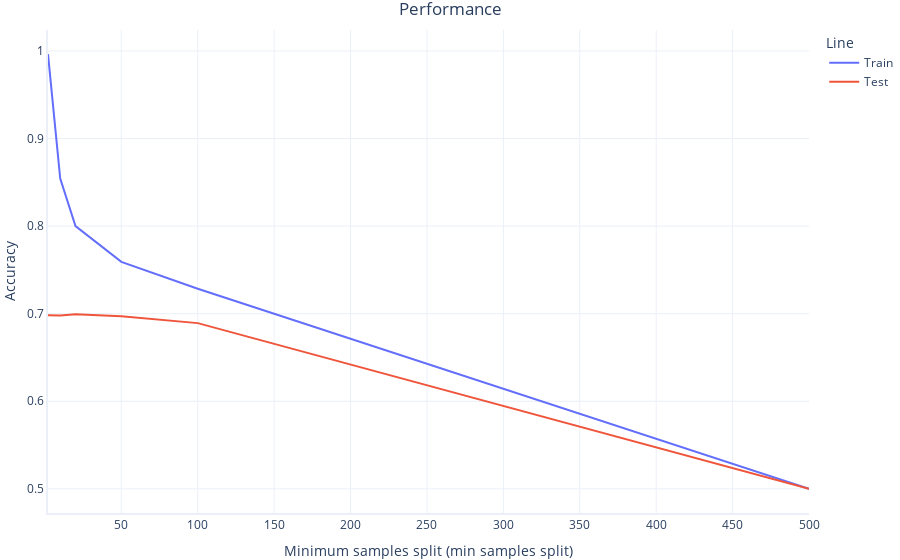

The cell this chart's notebook holds for it:
### Code cell
# Shrink the training set temporarily to explore this
# setting with a more normal sample size
full_trainset = train
train = full_trainset[:1000] # limit to 1000 samples

min_samples_split = [2, 10, 20, 50, 100, 500]

# Train our models and report their performance
train_accuracies = []
test_accuracies = []

for min_samples in min_samples_split:
    print("Preparing a model with min_samples_split = ", min_samples)

    # Prepare the model 
    rf = RandomForestClassifier(n_estimators=20,
                                min_samples_split=min_samples,
                                random_state=2, 
                                verbose=False)
    
    # Train and test the result
    train_accuracy, test_accuracy = fit_and_test_model(rf)

    # Save the results
    test_accuracies.append(test_accuracy)
    train_accuracies.append(train_accuracy)


# Plot results
graphing.line_2D(dict(Train=train_accuracies, Test=test_accuracies), 
                    min_samples_split,
                    label_x="Minimum samples split (min_samples_split)",
                    label_y="Accuracy",
                    title="Performance", show=True)

# Rol back the trainset to the full set
train = full_trainset

### Figure 1 — Plotly figure (JSON) as saved in the notebook; plotly's stock layout.template omitted (floating-point values rounded to 4 significant figures)
{"data": [{"hovertemplate": "Line=Train<br>Minimum samples split (min samples split)=%{x}<br>Accuracy=%{y}<extra></extra>", "legendgroup": "Train", "marker": {"color": "#636efa", "size": 19, "symbol": "circle"}, "mode": "lines", "name": "Train", "orientation": "v", "showlegend": true, "type": "scatter", "x": [2, 10, 20, 50, 100, 500], "xaxis": "x", "y": [0.9964, 0.8542, 0.8001, 0.7592, 0.7284, 0.5], "yaxis": "y"}, {"hovertemplate": "Line=Test<br>Minimum samples split (min samples split)=%{x}<br>Accuracy=%{y}<extra></extra>", "legendgroup": "Test", "marker": {"color": "#EF553B", "size": 19, "symbol": "circle"}, "mode": "lines", "name": "Test", "orientation": "v", "showlegend": true, "type": "scatter", "x": [2, 10, 20, 50, 100, 500], "xaxis": "x", "y": [0.6983, 0.698, 0.6993, 0.6972, 0.6892, 0.5], "yaxis": "y"}], "layout": {"legend": {"title": {"text": "Line"}, "tracegroupgap": 0}, "title": {"text": "Performance"}, "xaxis": {"anchor": "y", "domain": [0, 1], "range": [2, 500], "title": {"text": "Minimum samples split (min samples split)"}}, "yaxis": {"anchor": "x", "domain": [0, 1], "title": {"text": "Accuracy"}}}}
